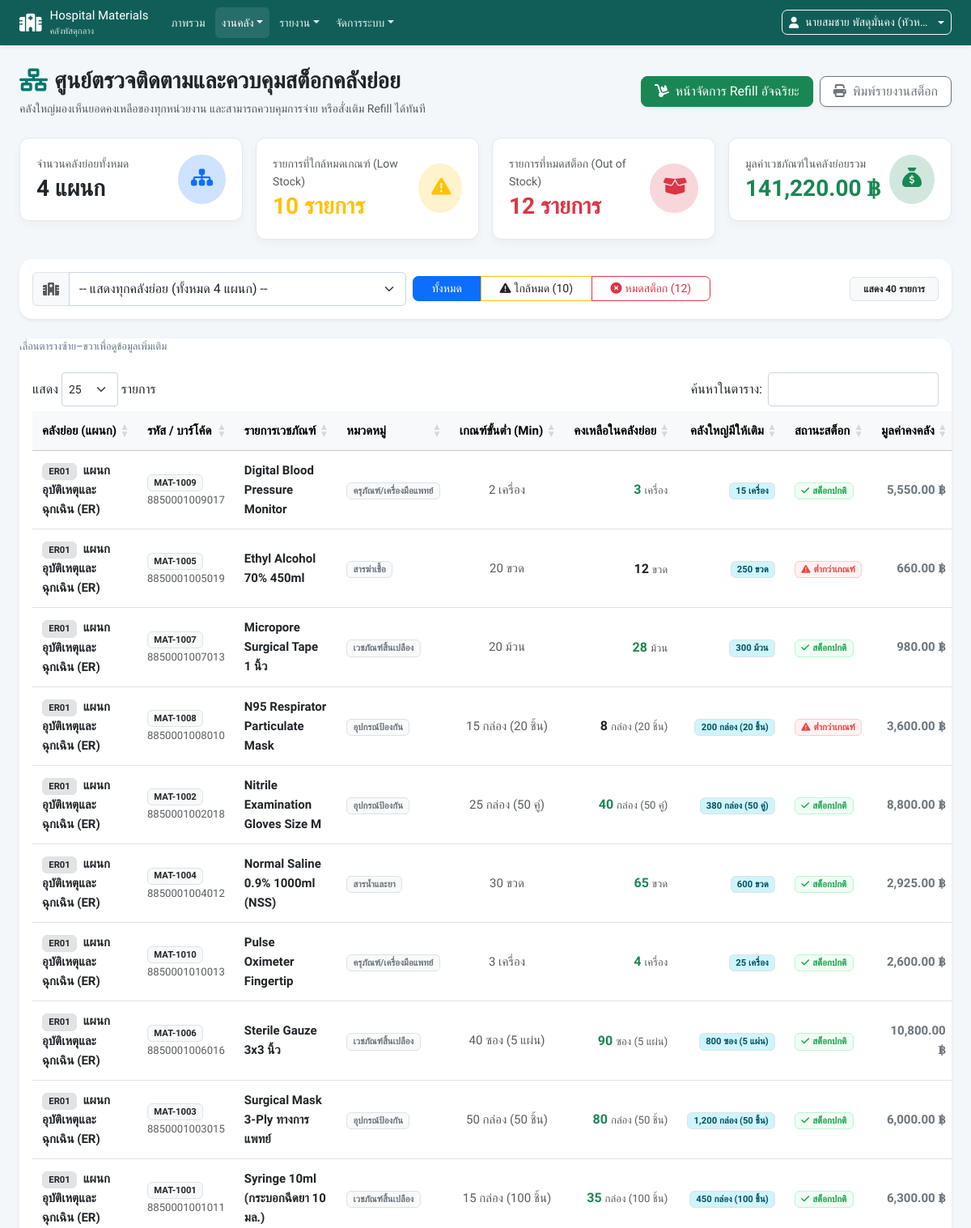
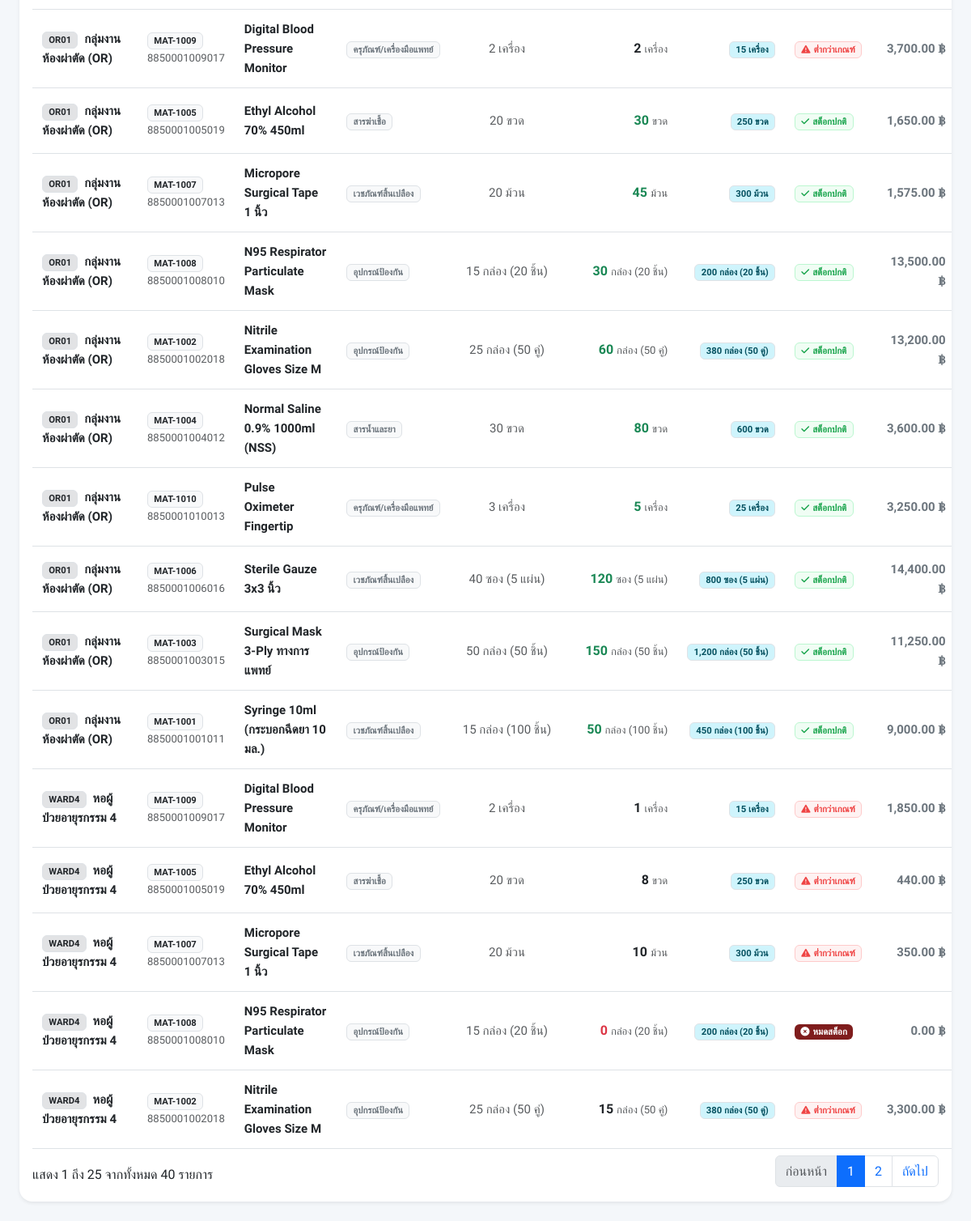
The app's page /admin/subunits_stock.php (signed in) with its own data (2 pictures, top to bottom).
### tables this page shows
CREATE TABLE `units` (
    `unit_id` INT AUTO_INCREMENT PRIMARY KEY,
    `unit_code` VARCHAR(50) NOT NULL UNIQUE,
    `unit_name` VARCHAR(150) NOT NULL,
    `phone` VARCHAR(50) DEFAULT NULL,
    `location` VARCHAR(150) DEFAULT NULL,
    `created_at` TIMESTAMP DEFAULT CURRENT_TIMESTAMP
);

CREATE TABLE `materials` (
    `material_id` INT AUTO_INCREMENT PRIMARY KEY,
    `material_code` VARCHAR(100) NOT NULL UNIQUE,
    `barcode` VARCHAR(100) NULL,
    `material_name` VARCHAR(200) NOT NULL,
    `category` VARCHAR(100) DEFAULT 'เวชภัณฑ์สิ้นเปลือง',
    `unit_unit` VARCHAR(50) NOT NULL DEFAULT 'ชิ้น',
    `unit_price` DECIMAL(10,2) NOT NULL DEFAULT 0.00,
    `supplier` VARCHAR(150) NULL DEFAULT 'องค์การเภสัชกรรม (GPO)',
    `lot_no` VARCHAR(100) NULL,
    `exp_date` DATE NULL,
    `min_stock` INT DEFAULT 10,
    `description` TEXT NULL,
    `created_at` TIMESTAMP DEFAULT CURRENT_TIMESTAMP
);

### config.php (called while the page is built, shortened)
<?php
function h($string) {
    return htmlspecialchars($string ?? '', ENT_QUOTES, 'UTF-8');
}
    ?>

### admin/subunits_stock.php (the view, shortened to what this page needs)
<?php
require_once __DIR__ . '/../config.php';
$selected_unit_id = isset($_GET['unit_id']) ? (int)$_GET['unit_id'] : 0;
$filter_status = $_GET['status'] ?? 'all';
$sub_units = $pdo->query("SELECT * FROM units WHERE unit_id != 1 ORDER BY unit_id ASC")->fetchAll();
$query = "
    SELECT u.unit_id, u.unit_code, u.unit_name, u.location,
           m.material_id, m.material_code, m.barcode, m.material_name, m.category, m.unit_unit, m.min_stock, m.unit_price,
           COALESCE(us.quantity, 0) AS unit_stock,
           COALESCE(c_us.quantity, 0) AS central_stock
    FROM units u
    CROSS JOIN materials m
    LEFT JOIN unit_stocks us ON u.unit_id = us.unit_id AND m.material_id = us.material_id
    LEFT JOIN unit_stocks c_us ON c_us.unit_id = 1 AND m.material_id = c_us.material_id
    WHERE u.unit_id != 1
";
$params = [];
$query .= " ORDER BY u.unit_id ASC, m.material_name ASC";
$stmt = $pdo->prepare($query);
$stmt->execute($params);
$raw_stocks = $stmt->fetchAll();
$stock_rows = [];
$low_stock_count = 0;
$empty_stock_count = 0;
$total_subunit_value = 0;
foreach ($raw_stocks as $row) {
    $qty = (int)$row['unit_stock'];
    $min = (int)$row['min_stock'];
    $val = $qty * (float)$row['unit_price'];
    $total_subunit_value += $val;
    if ($qty === 0) {
        $empty_stock_count++;
    } elseif ($qty <= $min) {
        $low_stock_count++;
    }
    $stock_rows[] = $row;
}
?>
<!DOCTYPE html>
<html lang="th">
<head>
    <link href="https://cdn.jsdelivr.net/npm/bootstrap@5.3.2/dist/css/bootstrap.min.css" rel="stylesheet">
    <link href="https://cdnjs.cloudflare.com/ajax/libs/font-awesome/6.5.1/css/all.min.css" rel="stylesheet">
    <link href="https://cdn.datatables.net/1.13.7/css/dataTables.bootstrap5.min.css" rel="stylesheet">
<link rel="stylesheet" href="<?= BASE_URL ?>/assets/app.css?v=20261102">
</head>
<body>
<?php require __DIR__ . '/../includes/navigation.php'; ?>
<div class="container-fluid py-4 px-lg-4">
    <div class="d-flex flex-column flex-md-row justify-content-between align-items-md-center gap-3 mb-4">
        <div>
            <h3 class="fw-bold text-dark mb-1">
                <i class="fa-solid fa-network-wired text-teal me-2" style="color: #00796b;"></i>ศูนย์ตรวจติดตามและควบคุมสต็อกคลังย่อย
            </h3>
            <p class="text-muted small mb-0">คลังใหญ่มองเห็นยอดคงเหลือของทุกหน่วยงาน และสามารถควบคุมการจ่าย หรือสั่งเติม Refill ได้ทันที</p>
        </div>
        <div class="d-flex gap-2">
            <a href="refill.php" class="btn btn-success rounded-3 shadow-sm px-3">
                <i class="fa-solid fa-dolly me-1"></i> หน้าจัดการ Refill อัจฉริยะ
            </a>
            <button class="btn btn-outline-secondary bg-white rounded-3 shadow-sm px-3" onclick="window.print();">
                <i class="fa-solid fa-print me-1"></i> พิมพ์รายงานสต็อก
            </button>
        </div>
    </div>
    <div class="row g-3 mb-4">
        <div class="col-sm-6 col-xl-3">
            <div class="stat-card d-flex align-items-center justify-content-between">
                <div>
                    <span class="text-muted small d-block">จำนวนคลังย่อยทั้งหมด</span>
                    <h3 class="fw-bold text-dark mb-0"><?= count($sub_units) ?> แผนก</h3>
                </div>
                <div class="bg-primary-subtle text-primary p-3 rounded-circle">
                    <i class="fa-solid fa-sitemap fs-4"></i>
                </div>
            </div>
        </div>
        <div class="col-sm-6 col-xl-3">
            <div class="stat-card d-flex align-items-center justify-content-between">
                <div>
                    <span class="text-muted small d-block">รายการที่ใกล้หมดเกณฑ์ (Low Stock)</span>
                    <h3 class="fw-bold text-warning mb-0"><?= number_format($low_stock_count) ?> รายการ</h3>
                </div>
                <div class="bg-warning-subtle text-warning p-3 rounded-circle">
                    <i class="fa-solid fa-triangle-exclamation fs-4"></i>
                </div>
            </div>
        </div>
        <div class="col-sm-6 col-xl-3">
            <div class="stat-card d-flex align-items-center justify-content-between">
                <div>
                    <span class="text-muted small d-block">รายการที่หมดสต็อก (Out of Stock)</span>
                    <h3 class="fw-bold text-danger mb-0"><?= number_format($empty_stock_count) ?> รายการ</h3>
                </div>
                <div class="bg-danger-subtle text-danger p-3 rounded-circle">
                    <i class="fa-solid fa-box-open fs-4"></i>
                </div>
            </div>
        </div>
        <div class="col-sm-6 col-xl-3">
            <div class="stat-card d-flex align-items-center justify-content-between">
                <div>
                    <span class="text-muted small d-block">มูลค่าเวชภัณฑ์ในคลังย่อยรวม</span>
                    <h3 class="fw-bold text-success mb-0"><?= number_format($total_subunit_value, 2) ?> ฿</h3>
                </div>
                <div class="bg-success-subtle text-success p-3 rounded-circle">
                    <i class="fa-solid fa-sack-dollar fs-4"></i>
                </div>
            </div>
        </div>
    </div>
    <div class="card border-0 shadow-sm rounded-4 p-3 mb-4 bg-white">
        <form method="GET" class="row g-2 align-items-center">
            <div class="col-md-5">
                <div class="input-group">
                    <span class="input-group-text bg-light text-muted"><i class="fa-solid fa-hospital"></i></span>
                    <select name="unit_id" class="form-select" onchange="this.form.submit()">
                        <option value="0">-- แสดงทุกคลังย่อย (ทั้งหมด <?= count($sub_units) ?> แผนก) --</option>
                    </select>
                </div>
            </div>
            <div class="col-md-4">
                <div class="btn-group w-100" role="group">
                    <a href="?unit_id=<?= $selected_unit_id ?>&status=all" class="btn btn-sm <?= $filter_status === 'all' ? 'btn-primary' : 'btn-outline-secondary' ?>">
                        ทั้งหมด
                    </a>
                    <a href="?unit_id=<?= $selected_unit_id ?>&status=low" class="btn btn-sm <?= $filter_status === 'low' ? 'btn-warning text-dark' : 'btn-outline-warning text-dark' ?>">
                        <i class="fa-solid fa-triangle-exclamation me-1"></i>ใกล้หมด (<?= $low_stock_count ?>)
                    </a>
                    <a href="?unit_id=<?= $selected_unit_id ?>&status=empty" class="btn btn-sm <?= $filter_status === 'empty' ? 'btn-danger' : 'btn-outline-danger' ?>">
                        <i class="fa-solid fa-circle-xmark me-1"></i>หมดสต็อก (<?= $empty_stock_count ?>)
                    </a>
                </div>
            </div>
            <div class="col-md-3 text-md-end">
                <span class="badge bg-light text-dark border px-3 py-2">
                    แสดง <?= count($stock_rows) ?> รายการ
                </span>
            </div>
        </form>
    </div>
    <div class="card border-0 shadow-sm rounded-4 bg-white overflow-hidden">
        <div class="table-responsive p-3">
            <table class="table table-hover align-middle mb-0" id="subunitTable">
                <thead class="table-light">
                    <tr>
                        <th>คลังย่อย (แผนก)</th>
                        <th>รหัส / บาร์โค้ด</th>
                        <th>รายการเวชภัณฑ์</th>
                        <th>หมวดหมู่</th>
                        <th class="text-center">เกณฑ์ขั้นต่ำ (Min)</th>
                        <th class="text-end">คงเหลือในคลังย่อย</th>
                        <th class="text-end">คลังใหญ่มีให้เติม</th>
                        <th>สถานะสต็อก</th>
                        <th class="text-end">มูลค่าคงคลัง</th>
                    </tr>
                </thead>
                <tbody>
                    <?php if (empty($stock_rows)): ?>
                        <tr>
                            <td colspan="10" class="text-center py-5 text-muted">
                                <i class="fa-solid fa-box-open fs-2 d-block mb-2 text-secondary opacity-50"></i>
                                ไม่พบรายการเวชภัณฑ์ตามเงื่อนไขที่เลือก
                            </td>
                        </tr>
                    <?php else: ?>
                        <?php foreach ($stock_rows as $sr):
                            $u_qty = (int)$sr['unit_stock'];
                            $c_qty = (int)$sr['central_stock'];
                            $min   = (int)$sr['min_stock'];
                            $val   = $u_qty * (float)$sr['unit_price'];
                        ?>
                            <tr>
                                <td>
                                    <span class="badge bg-secondary-subtle text-dark border me-1"><?= h($sr['unit_code']) ?></span>
                                    <span class="fw-semibold text-dark"><?= h($sr['unit_name']) ?></span>
                                </td>
                                <td>
                                    <span class="badge bg-light text-dark border"><?= h($sr['material_code']) ?></span>
                                    <?php if (!empty($sr['barcode']) && $sr['barcode'] !== $sr['material_code']): ?>
                                        <small class="text-muted d-block"><?= h($sr['barcode']) ?></small>
                                    <?php endif; ?>
                                </td>
                                <td class="fw-semibold text-dark"><?= h($sr['material_name']) ?></td>
                                <td><span class="badge bg-light text-secondary border"><?= h($sr['category']) ?></span></td>
                                <td class="text-center text-muted"><?= number_format($min) ?> <?= h($sr['unit_unit']) ?></td>
                                <td class="text-end">
                                    <span class="fw-bold fs-6 <?= $u_qty === 0 ? 'text-danger' : ($u_qty <= $min ? 'text-warning text-dark' : 'text-success') ?>">
                                        <?= number_format($u_qty) ?>
                                    </span>
                                    <small class="text-muted"><?= h($sr['unit_unit']) ?></small>
                                </td>
                                <td class="text-end">
                                    <span class="badge <?= $c_qty > 0 ? 'bg-info-subtle text-info-emphasis border' : 'bg-light text-muted' ?>">
                                        <?= number_format($c_qty) ?> <?= h($sr['unit_unit']) ?>
                                    </span>
                                </td>
                                <td>
                                    <?php if ($u_qty === 0): ?>
                                        <span class="badge badge-empty-stock">
                                            <i class="fa-solid fa-circle-xmark me-1"></i>หมดสต็อก
                                        </span>
                                    <?php elseif ($u_qty <= $min): ?>
                                        <span class="badge badge-low-stock">
                                            <i class="fa-solid fa-triangle-exclamation me-1"></i>ต่ำกว่าเกณฑ์
                                        </span>
                                    <?php else: ?>
                                        <span class="badge badge-ok-stock">
                                            <i class="fa-solid fa-check me-1"></i>สต็อกปกติ
                                        </span>
                                    <?php endif; ?>
                                </td>
                                <td class="text-end fw-semibold text-secondary">
                                    <?= number_format($val, 2) ?> ฿
                                </td>
                            </tr>
                        <?php endforeach; ?>
                    <?php endif; ?>
                </tbody>
            </table>
        </div>
    </div>
</div>
</body>
</html>

### assets/app.css (style rules this page uses)
@media screen { :root { --app-border: #dce5eb; } }
@media screen { body { background: #f4f7fa; color: #243447; line-height: 1.6; } }
@media screen { body > .container-fluid { max-width: 1600px; } }
@media screen { h2.h3, h3 { line-height: 1.4; } }
@media screen { .card, .content-card, .material-card, .card-report { border-color: var(--app-border); border-radius: 12px; box-shadow: 0 2px 8px #0f172a05; } }
@media screen { .stat-card { border-radius: 12px; } }
@media screen { .row > *, .d-flex > div, .card-body, .tab-content, .tab-pane { min-width: 0; } }
@media screen { .table-responsive { max-width: 100%; border-radius: 8px; overscroll-behavior-x: contain; } }
@media screen { .table { font-size: .9375rem; } }
@media screen { .table th { white-space: nowrap; font-weight: 600; } }
@media screen { .table > :not(caption) > * > * { padding: 12px; } }
@media screen { .table td { vertical-align: middle; } }
@media screen { .form-control, .form-select { min-height: 42px; border-color: #cbd5e1; } }
@media screen { .btn { border-radius: 7px; } }
@media screen { :is(a, button, input, select, textarea):focus-visible { outline: 3px solid #38bdf8; outline-offset: 3px; } }
@media screen { [id] { scroll-margin-top: 78px; } }

### admin/subunits_stock.php (style rules this page uses)
:root { --mhk-primary: #00796b; --mhk-primary-dark: #004d40; }
body { font-family: 'Sarabun', sans-serif; background-color: #f1f5f9; color: #1e293b; }
h1, h2, h3, h4, h5, .nav-link, .btn { font-family: 'Prompt', sans-serif; }
.stat-card { background: #ffffff; border-radius: 16px; padding: 20px; box-shadow: 0 4px 12px rgba(0,0,0,0.04); border: 1px solid #e2e8f0; }
.badge-low-stock { background-color: #fef2f2; color: #ef4444; border: 1px solid #fecaca; }
.badge-empty-stock { background-color: #7f1d1d; color: #ffffff; }
.badge-ok-stock { background-color: #f0fdf4; color: #16a34a; border: 1px solid #bbf7d0; }

### records on screen
units: unit_code "ER01", unit_name "แผนกอุบัติเหตุและฉุกเฉิน (ER)", materials.material_code "MAT-1009", materials.barcode "8850001009017", materials.material_name "Digital Blood Pressure Monitor", materials.category "ครุภัณฑ์/เครื่องมือแพทย์", materials.min_stock "2", materials.unit_unit "เครื่อง", u_qty "3", c_qty "15", shows "สต็อกปกติ", val "5,550.00", materials.material_code "MAT-1005", materials.barcode "8850001005019", materials.material_name "Ethyl Alcohol 70% 450ml", materials.category "สารฆ่าเชื้อ", materials.min_stock "20", materials.unit_unit "ขวด", u_qty "12", c_qty "250", val "660.00", materials.material_code "MAT-1007", materials.barcode "8850001007013", materials.material_name "Micropore Surgical Tape 1 นิ้ว", materials.category "เวชภัณฑ์สิ้นเปลือง", materials.unit_unit "ม้วน", u_qty "28", c_qty "300", val "980.00", materials.material_code "MAT-1008", materials.barcode "8850001008010", materials.material_name "N95 Respirator Particulate Mask", materials.category "อุปกรณ์ป้องกัน", materials.min_stock "15", materials.unit_unit "กล่อง (20 ชิ้น)", u_qty "8", c_qty "200", val "3,600.00", materials.material_code "MAT-1002", materials.barcode "8850001002018", materials.material_name "Nitrile Examination Gloves Size M", materials.min_stock "25", materials.unit_unit "กล่อง (50 คู่)", u_qty "40", c_qty "380", val "8,800.00", materials.material_code "MAT-1004", materials.barcode "8850001004012", materials.material_name "Normal Saline 0.9% 1000ml (NSS)", materials.category "สารน้ำและยา", materials.min_stock "30", u_qty "65", c_qty "600", val "2,925.00", materials.material_code "MAT-1010", materials.barcode "8850001010013", materials.material_name "Pulse Oximeter Fingertip", materials.min_stock "3", u_qty "4", c_qty "25", val "2,600.00", materials.material_code "MAT-1006", materials.barcode "8850001006016", materials.material_name "Sterile Gauze 3x3 นิ้ว", materials.min_stock "40", materials.unit_unit "ซอง (5 แผ่น)", u_qty "90", c_qty "800", val "10,800.00", materials.material_code "MAT-1003", materials.barcode "8850001003015", materials.material_name "Surgical Mask 3-Ply ทางการแพทย์", materials.min_stock "50", materials.unit_unit "กล่อง (50 ชิ้น)", u_qty "80", c_qty "1,200", val "6,000.00", materials.material_code "MAT-1001", materials.barcode "8850001001011", materials.material_name "Syringe 10ml (กระบอกฉีดยา 10 มล.)", materials.unit_unit "กล่อง (100 ชิ้น)", u_qty "35", c_qty "450", val "6,300.00"
units: unit_code "OR01", unit_name "กลุ่มงานห้องผ่าตัด (OR)", materials.material_code "MAT-1009", materials.barcode "8850001009017", materials.material_name "Digital Blood Pressure Monitor", materials.category "ครุภัณฑ์/เครื่องมือแพทย์", materials.min_stock "2", materials.unit_unit "เครื่อง", u_qty "2", c_qty "15", shows "ต่ำกว่าเกณฑ์", val "3,700.00", materials.material_code "MAT-1005", materials.barcode "8850001005019", materials.material_name "Ethyl Alcohol 70% 450ml", materials.category "สารฆ่าเชื้อ", materials.min_stock "20", materials.unit_unit "ขวด", u_qty "30", c_qty "250", val "1,650.00", materials.material_code "MAT-1007", materials.barcode "8850001007013", materials.material_name "Micropore Surgical Tape 1 นิ้ว", materials.category "เวชภัณฑ์สิ้นเปลือง", materials.unit_unit "ม้วน", u_qty "45", c_qty "300", val "1,575.00", materials.material_code "MAT-1008", materials.barcode "8850001008010", materials.material_name "N95 Respirator Particulate Mask", materials.category "อุปกรณ์ป้องกัน", materials.min_stock "15", materials.unit_unit "กล่อง (20 ชิ้น)", c_qty "200", val "13,500.00", materials.material_code "MAT-1002", materials.barcode "8850001002018", materials.material_name "Nitrile Examination Gloves Size M", materials.min_stock "25", materials.unit_unit "กล่อง (50 คู่)", u_qty "60", c_qty "380", val "13,200.00", materials.material_code "MAT-1004", materials.barcode "8850001004012", materials.material_name "Normal Saline 0.9% 1000ml (NSS)", materials.category "สารน้ำและยา", materials.min_stock "30", u_qty "80", c_qty "600", val "3,600.00", materials.material_code "MAT-1010", materials.barcode "8850001010013", materials.material_name "Pulse Oximeter Fingertip", materials.min_stock "3", u_qty "5", c_qty "25", val "3,250.00", materials.material_code "MAT-1006", materials.barcode "8850001006016", materials.material_name "Sterile Gauze 3x3 นิ้ว", materials.min_stock "40", materials.unit_unit "ซอง (5 แผ่น)", u_qty "120", c_qty "800", val "14,400.00", materials.material_code "MAT-1003", materials.barcode "8850001003015", materials.material_name "Surgical Mask 3-Ply ทางการแพทย์", materials.min_stock "50", materials.unit_unit "กล่อง (50 ชิ้น)", u_qty "150", c_qty "1,200", val "11,250.00", materials.material_code "MAT-1001", materials.barcode "8850001001011", materials.material_name "Syringe 10ml (กระบอกฉีดยา 10 มล.)", materials.unit_unit "กล่อง (100 ชิ้น)", u_qty "50", c_qty "450", val "9,000.00"
units: unit_code "WARD4", unit_name "หอผู้ป่วยอายุรกรรม 4", materials.material_code "MAT-1009", materials.barcode "8850001009017", materials.material_name "Digital Blood Pressure Monitor", materials.category "ครุภัณฑ์/เครื่องมือแพทย์", materials.min_stock "2", materials.unit_unit "เครื่อง", u_qty "1", c_qty "15", shows "ต่ำกว่าเกณฑ์", val "1,850.00", materials.material_code "MAT-1005", materials.barcode "8850001005019", materials.material_name "Ethyl Alcohol 70% 450ml", materials.category "สารฆ่าเชื้อ", materials.min_stock "20", materials.unit_unit "ขวด", u_qty "8", c_qty "250", val "440.00", materials.material_code "MAT-1007", materials.barcode "8850001007013", materials.material_name "Micropore Surgical Tape 1 นิ้ว", materials.category "เวชภัณฑ์สิ้นเปลือง", materials.unit_unit "ม้วน", u_qty "10", c_qty "300", val "350.00", materials.material_code "MAT-1008", materials.barcode "8850001008010", materials.material_name "N95 Respirator Particulate Mask", materials.category "อุปกรณ์ป้องกัน", materials.min_stock "15", materials.unit_unit "กล่อง (20 ชิ้น)", u_qty "0", c_qty "200", val "0.00", materials.material_code "MAT-1002", materials.barcode "8850001002018", materials.material_name "Nitrile Examination Gloves Size M", materials.min_stock "25", materials.unit_unit "กล่อง (50 คู่)", u_qty "15", c_qty "380", val "3,300.00"

### other values on screen
$navLabel "งานคลัง"
$navLabel "รายงาน"
$navLabel "จัดการระบบ"
$_SESSION['full_name'] "นายสมชาย พัสดุมั่นคง (หัวห…"
count($sub_units) "4"
$low_stock_count "10"
$empty_stock_count "12"
$total_subunit_value "141,220.00"
count($stock_rows) "40"
